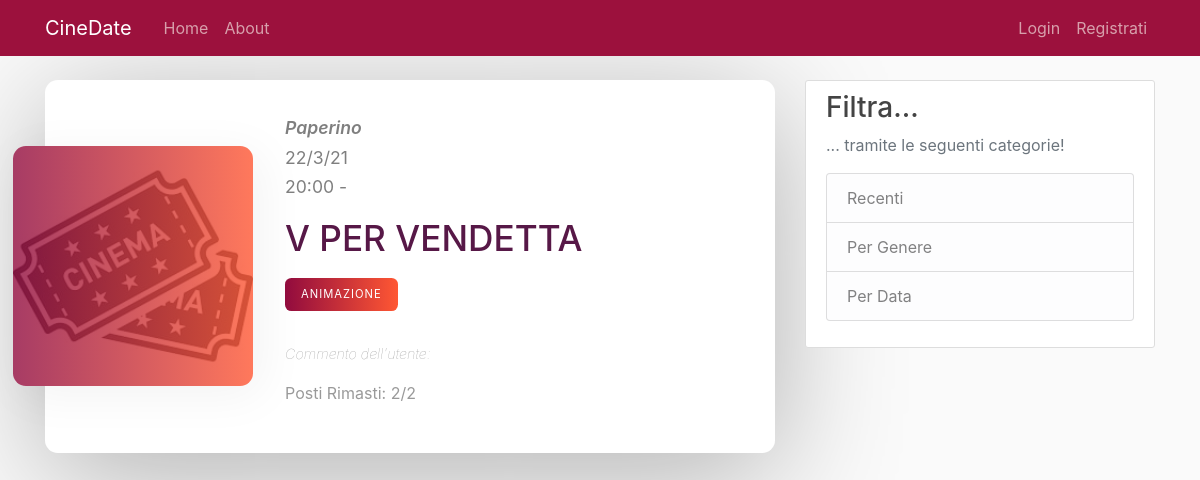
Page /inviti/invito/1/ on the committed database.
### inviti/models.py (models this page shows, shortened)
class Invito(models.Model):
    tipologia = models.CharField(max_length=100, choices=TipologiaList.TipologiaList.ListaTipologia, default="Cinema")
    cinema = models.CharField(max_length=100, choices=CinemaList.CinemaList.ListaCinema, blank=True)
    film = models.CharField(max_length=100)
    data = models.DateField(validators=[validators.validate_date])
    orario = models.TimeField()
    limite_persone = models.PositiveSmallIntegerField()
    genere = MultiSelectField(max_length=100, choices=GenreList.GenreList.ListaGeneri)
    utente = models.ForeignKey(User, on_delete=models.CASCADE)
    commento = models.TextField(blank=True)
    data_invito = models.DateTimeField(default=timezone.now)
    partecipanti = models.ManyToManyField(User, related_name='partecipanti', blank=True)
    @property
    def posti_rimasti(self):
        return self.limite_persone - self.partecipanti.count()
    class Meta:
        verbose_name = 'Invito'
        verbose_name_plural = "Inviti"

### inviti/views.py (the view)
# urls.py: path('invito/<int:pk>/', InvitoDetailView.as_view(), name='invito-detail'),
class InvitoDetailView(DetailView):
    model = Invito
    context_object_name = 'invito'
    def get_context_data(self, **kwargs):
        context = super().get_context_data(**kwargs)
        invito = self.get_object()
        if invito.posti_rimasti != invito.limite_persone:
            context['partecipanti_attuali'] = invito.partecipanti.all()
        return context

### inviti/templates/inviti/invito_detail.html (shortened to what this page needs)
{% extends "main/base.html" %}
{% load static %}
{% block content %}
    <div class="invito-item">
        <div class="invito-item__img">
            <img src="{% static 'images/ticket.jpg' %}" alt="">
        </div>
        <div class="invito-item__info">
            <div class="invito-item__user">
                <a href="{% url 'utenti:view_profile' oid=invito.utente.id %}">{{ invito.utente }}</a>
            </div>
            <div class="invito-item__date">
                <span>{{ invito.data|date:"j/n/y" }}</span>
                <span>{{ invito.orario|time:"G:i" }} - {{ invito.cinema }}</span>
            </div>
            <a href="{% url 'invito-detail' invito.id %}"><h1 class="invito-item__title">{{ invito.film }}</h1></a>
            {% for g in invito.genere %}
                <a href="{% url 'inviti-genere' g %}" class="invito-item__cta">{{ g }}</a>
            {% endfor %}
            <p class="invito-item__text" style="margin-top: 1rem; font-style: italic; font-weight: lighter; font-size: 0.9rem;">Commento dell'utente: {{ invito.commento }}</p>
            <p class="invito-item__text">Posti Rimasti: {{ invito.posti_rimasti }}/{{ invito.limite_persone }}</p>
        </div>
    </div>
{% endblock content %}

### main/static/main.css (style rules this page uses)
body { background: #fafafa; color: #333333; margin-top: 5rem; }
h1, h2, h3, h4, h5, h6 { color: #444444; }

### inviti/static/inviti/style.css (style rules this page uses)
*, *::before *::after { margin: 0; padding: 0; box-sizing: border-box; }
img { width: 100%; }
.invito-item { width: 100%; max-width: 98rem; padding: 2rem; background-color: #fff; box-shadow: 0 1.4rem 8rem rgba(0,0,0,0.3); display: flex; align-items: center; border-radius: .8rem; margin-bottom: 1.5rem; }
.invito-item__img { min-width: 15rem; max-width: 15rem; height: 15rem; transform: translateX(-4rem); position: relative; }
.invito-item__img img { width: 100%; height: 100%; object-fit: cover; display: block; border-radius: .8rem; }
.invito-item__img::before { content: ''; width: 100%; height: 100%; position: absolute; top: 0; left: 0; background: linear-gradient(to right, rgba(145, 11, 62, .8), rgba(255, 87, 51, .8)); box-shadow: .5rem .5rem 3rem 1px rgba(0,0,0,.05); border-radius: .8rem; }
.invito-item__user a { display: block; color: rgba(0,0,0,.5); font-size: 1.1rem; font-style: italic; font-weight: 600; margin: .2rem 0; transform: translateX(-2rem); }
.invito-item__date span { display: block; color: rgba(0,0,0,.5); font-size: 1.1rem; font-weight: 400; margin: .2rem 0; transform: translateX(-2rem); }
.invito-item__title { font-size: 2.2rem; margin: 1rem 0 1.2rem; text-transform: uppercase; color: #571847; transform: translateX(-2rem); text-decoration: none; }
.invito-item__text { font-size: 1rem; color: rgba(0,0,0,.4); transform: translateX(-2rem); }
.invito-item__cta { display: inline-block; padding: 0.5rem 1rem; letter-spacing: 1px; text-transform: uppercase; font-size: 0.7rem; color: #fff; background-image: linear-gradient(to right, #910B3E 0%, #FF5733 100%); border-radius: .4rem; text-decoration: none; margin-bottom: 1rem; transform: translateX(-2rem); }

### rows in the picture
Invito: utente "Paperino", data "22/3/21", orario "20:00", film "V PER VENDETTA", genere "ANIMAZIONE", posti_rimasti "2", limite_persone "2"
